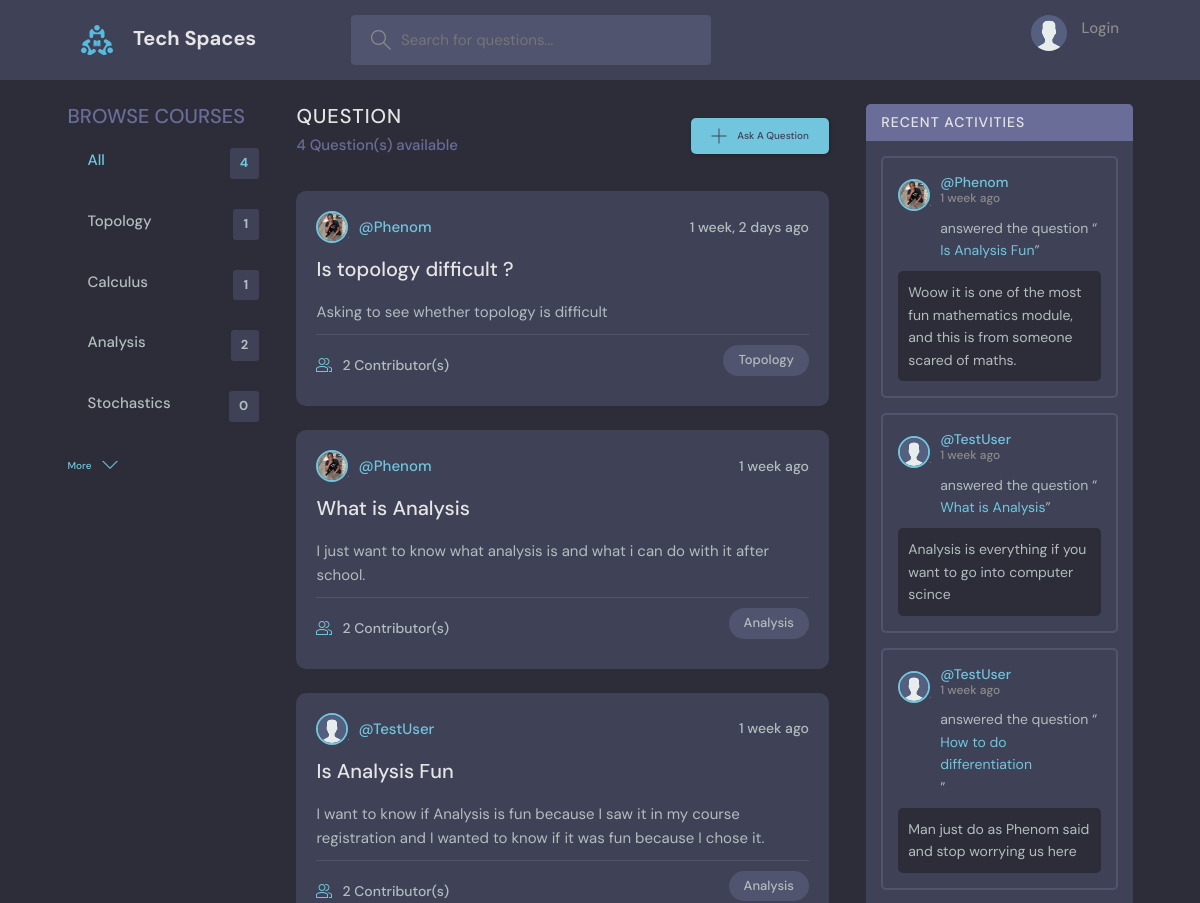
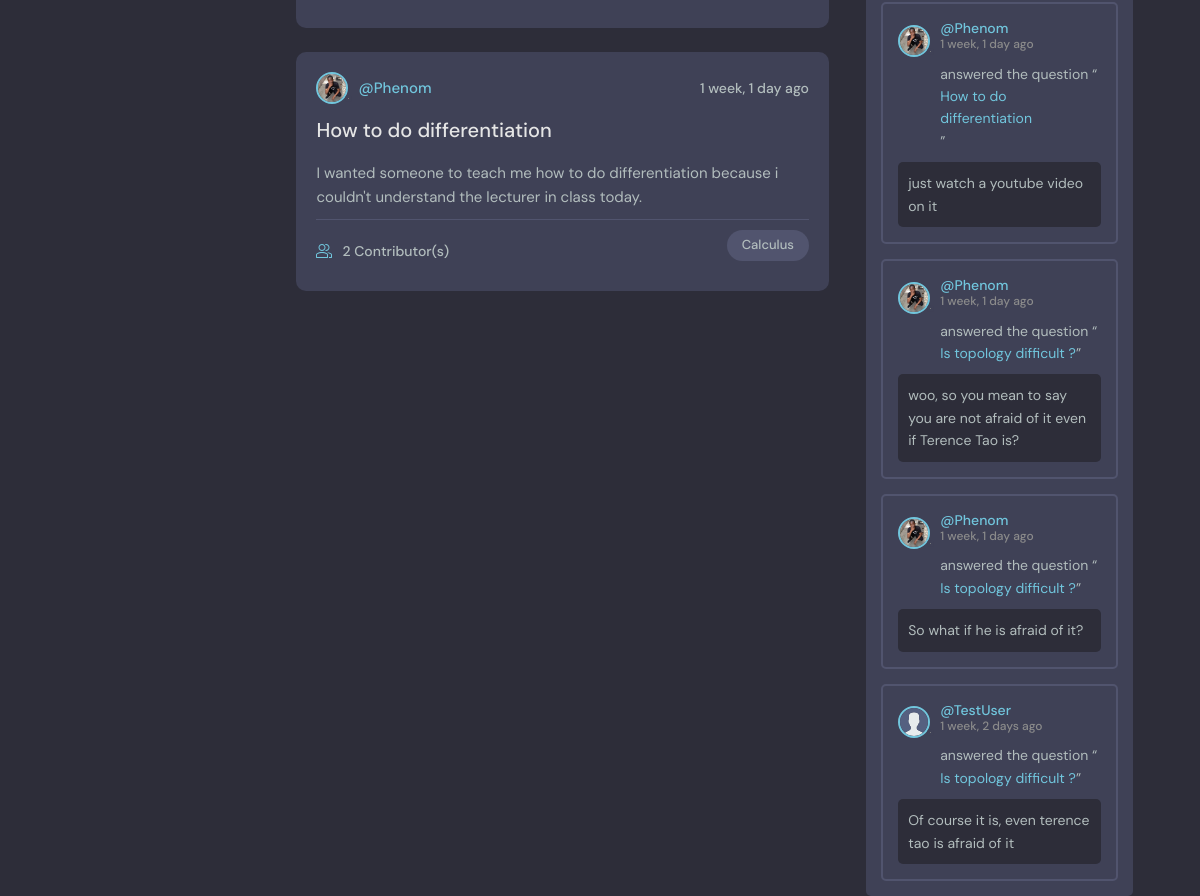
The page / on the database its author committed (2 pictures, top to bottom).
### core/models.py (models this page shows, shortened)
class Course(models.Model):
    name = models.CharField(max_length=200)
    def __str__(self):
        return self.name

class Question(models.Model):
    student = models.ForeignKey(User, on_delete=models.SET_NULL, null=True)
    course = models.ForeignKey(Course, on_delete=models.SET_NULL, null=True)
    name = models.CharField(max_length=200)
    description = models.TextField(null=True, blank=True)
    contributors = models.ManyToManyField(User, related_name='participants', blank=True)
    updated = models.DateTimeField(auto_now=True)
    created = models.DateTimeField(auto_now_add=True)
    class Meta:
        ordering = ["-updated", "-created"]
    def __str__(self):
        return self.name

class User(AbstractUser):
    name = models.CharField(max_length=200, null=True)
    email = models.EmailField(unique=True, null=True)
    bio = models.TextField(null=True)
    avatar = models.ImageField(null=True, default='avatar.svg', upload_to='avatars')
    REQUIRED_FIELDS = []
    def __str__(self):
        return self.username

class Answer(models.Model):
    student = models.ForeignKey(User, on_delete=models.CASCADE)
    question = models.ForeignKey(Question, on_delete=models.CASCADE)
    body = models.TextField()
    updated = models.DateTimeField(auto_now=True)
    created = models.DateTimeField(auto_now_add=True)
    up_votes = models.PositiveIntegerField(default=0)
    down_votes = models.PositiveIntegerField(default=0)
    class Meta:
        ordering = ["-up_votes", "-created"]

### core/views.py (the view)
# urls.py: path('', views.Index.as_view(), name='home'),
class Index(View):
    def get(self, request):
        courses = Course.objects.filter()[:5]
        query = request.GET.get('query') if request.GET.get('query') else ""
        questions = Question.objects.filter(
            Q(course__name__icontains=query) |
            Q(name__icontains=query) |
            Q(student__username__icontains=query) |
            Q(description__icontains=query)
        )
        question_count = Question.objects.all().count()
        answers = Answer.objects.filter(question__course__name__icontains=query).order_by(
            '-created')
        context = {
            'query_questions': questions,
            'courses': courses,
            'question_answers': answers,
            'question_count': question_count,
        }
        return render(request, 'core/index.html', context)

### core/templates/core/index.html (shortened to what this page needs)
{% extends 'core/base.html' %}
    {% block content %}
        <main class="layout layout--3">
            <div class="container">
                {% include 'core/_courses.html' %}
                {% include 'core/_questions.html' %}
                {% include 'core/_activities.html' %}
{% endblock content %}

### core/templates/core/_courses.html
<div class="topics">
            <div class="topics__header">
                <h2>Browse Courses</h2>
            </div>
            <ul class="topics__list">
                <li>
                    <a href="/" class="active">All <span>{{ question_count }}</span></a>
                </li>
                {% for course in courses %}
                    <li>
                        <a href="{% url 'home' %}?query={{ course.name }}">{{ course }} <span>
                        {{ course.question_set.all.count }}</span></a>
                    </li>
                {% endfor %}
            </ul>
            <a class="btn btn--link" href="{% url 'all_courses' %}">
                More
                <svg version="1.1" xmlns="http://www.w3.org/2000/svg" width="32" height="32" viewBox="0 0 32 32">
                <title>chevron-down</title>
                <path d="M16 21l-13-13h-3l16 16 16-16h-3l-13 13z"></path>
                </svg>
            </a>
            </div>

### core/templates/core/_questions.html (shortened to what this page needs)
<div class="roomList">
            <div class="roomList__header">
                <div>
                <h2>Question</h2>
                <p>{{ query_questions.count }} Question(s) available</p>
                </div>
                <a class="btn btn--main" href="{% url 'ask_question' %}">
                <svg version="1.1" xmlns="http://www.w3.org/2000/svg" width="32" height="32" viewBox="0 0 32 32">
                    <title>add</title>
                    <path
                    d="M16.943 0.943h-1.885v14.115h-14.115v1.885h14.115v14.115h1.885v-14.115h14.115v-1.885h-14.115v-14.115z"
                    ></path>
                </svg>
                Ask A Question
                </a>
            </div>
            {% for question in query_questions %}
                <div class="roomListRoom">
                    <div class="roomListRoom__header">
                    <a href="{% url 'profile' question.student.username %}" class="roomListRoom__author">
                        <div class="avatar avatar--small">
                        <img src="{{ question.student.avatar.url }}" />
                        </div>
                        <span>@{{ question.student }}</span>
                    </a>
                    <div class="roomListRoom__actions">
                        <span>{{ question.created | timesince }} ago</span>
                    </div>
                    </div>
                    <div class="roomListRoom__content">
                    <a href="{% url 'get_question' question.id %}">{{ question.name }}</a>
                    <p>
                        {{ question.description }}
                    </p>
                    </div>
                    <div class="roomListRoom__meta">
                    <a href="{% url 'get_question' question.id %}" class="roomListRoom__joined">
                        {{ question.contributors.count }} Contributor(s)
                    </a>
                    <p class="roomListRoom__topic">{{ question.course }}</p>
                    </div>
                </div>
            {% endfor %}
            </div>

### core/templates/core/_activities.html (shortened to what this page needs)
        <div class="activities">
            <div class="activities__header">
                <h2>Recent Activities</h2>
            </div>
          {% for answer in question_answers %}
            <div class="activities__box">
              <div class="activities__boxHeader roomListRoom__header">
                <a href="{% url 'profile' answer.student.username %}" class="roomListRoom__author">
                  <div class="avatar avatar--small">
                    <img src="{{ answer.student.avatar.url }}" />
                  </div>
                  <p>
                    @{{ answer.student }}
                    <span>{{ answer.created | timesince }} ago</span>
                  </p>
                </a>
              </div>
              <div class="activities__boxContent">
                <p>answered the question “<a href="{% url 'get_question' answer.question.id %}">{{ answer.question }}</a>”</p>
                <div class="activities__boxRoomContent">
                  {{ answer.body }}
                </div>
              </div>
            </div>
          {% endfor %}
          </div>
        </div>
    </main>

### rows shown on the page
Course: name "Topology", question_set.all.count "1"
Course: name "Calculus", question_set.all.count "1"
Course: name "Analysis", question_set.all.count "2"
Course: name "Stochastics", question_set.all.count "0"
Question: student.avatar (picture), student "Phenom", created "1 week, 2 days", name "Is topology difficult ?", description "Asking to see whether topology is difficult", contributors.count "2", course "Topology"
Question: student.avatar (picture), student "Phenom", created "1 week", name "What is Analysis", description "I just want to know what analysis is and what i can do with it after school.", contributors.count "2", course "Analysis"
Question: student.avatar (placeholder picture), student "TestUser", created "1 week", name "Is Analysis Fun", description "I want to know if Analysis is fun because I saw it in my course registration and I wanted to know if it was fun because I chose it.", contributors.count "2", course "Analysis"
Question: student.avatar (picture), student "Phenom", created "1 week, 1 day", name "How to do differentiation", description "I wanted someone to teach me how to do differentiation because i couldn't understand the lecturer in class today.", contributors.count "2", course "Calculus"
Answer: student.avatar (picture), student "Phenom", created "1 week", question "Is Analysis Fun", body "Woow it is one of the most fun mathematics module, and this is from someone scared of maths."
Answer: student.avatar (placeholder picture), student "TestUser", created "1 week", question "What is Analysis", body "Analysis is everything if you want to go into computer scince"
Answer: student.avatar (placeholder picture), student "TestUser", created "1 week", question "How to do differentiation", body "Man just do as Phenom said and stop worrying us here"
Answer: student.avatar (picture), student "Phenom", created "1 week, 1 day", question "How to do differentiation", body "just watch a youtube video on it"
Answer: student.avatar (picture), student "Phenom", created "1 week, 1 day", question "Is topology difficult ?", body "woo, so you mean to say you are not afraid of it even if Terence Tao is?"
Answer: student.avatar (picture), student "Phenom", created "1 week, 1 day", question "Is topology difficult ?", body "So what if he is afraid of it?"
Answer: student.avatar (placeholder picture), student "TestUser", created "1 week, 2 days", question "Is topology difficult ?", body "Of course it is, even terence tao is afraid of it"

### other values the page prints
{{ question_count }} "4"
{{ query_questions.count }} "4"
